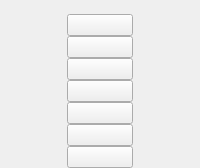
      <widget class="QWidget" name="main">
       <property name="sizePolicy">
        <sizepolicy hsizetype="Preferred" vsizetype="Preferred">
         <horstretch>0</horstretch>
         <verstretch>0</verstretch>
        </sizepolicy>
       </property>
       <layout class="QGridLayout" name="gridLayout">
        <property name="leftMargin">
         <number>0</number>
        </property>
        <property name="topMargin">
         <number>0</number>
        </property>
        <property name="rightMargin">
         <number>0</number>
        </property>
        <property name="bottomMargin">
         <number>0</number>
        </property>
        <property name="spacing">
         <number>0</number>
        </property>
        <item row="3" column="1">
         <widget class="QPushButton" name="main2Highscore">
          <property name="sizePolicy">
           <sizepolicy hsizetype="Expanding" vsizetype="Preferred">
            <horstretch>0</horstretch>
            <verstretch>0</verstretch>
           </sizepolicy>
          </property>
          <property name="minimumSize">
           <size>
            <width>0</width>
            <height>0</height>
           </size>
          </property>
          <property name="text">
           <string/>
          </property>
         </widget>
        </item>
        <item row="2" column="1">
         <widget class="QPushButton" name="main2Garage">
          <property name="sizePolicy">
           <sizepolicy hsizetype="Expanding" vsizetype="Preferred">
            <horstretch>0</horstretch>
            <verstretch>0</verstretch>
           </sizepolicy>
          </property>
          <property name="minimumSize">
           <size>
            <width>0</width>
            <height>0</height>
           </size>
          </property>
          <property name="text">
           <string/>
          </property>
         </widget>
        </item>
        <item row="0" column="0" colspan="3">
         <widget class="QLabel" name="mainLogo">
          <property name="sizePolicy">
           <sizepolicy hsizetype="Preferred" vsizetype="Preferred">
            <horstretch>0</horstretch>
            <verstretch>0</verstretch>
           </sizepolicy>
          </property>
          <property name="minimumSize">
           <size>
            <width>0</width>
            <height>0</height>
           </size>
          </property>
          <property name="maximumSize">
           <size>
            <width>16777215</width>
            <height>16777215</height>
           </size>
          </property>
          <property name="text">
           <string/>
          </property>
         </widget>
        </item>
        <item row="1" column="1">
         <widget class="QPushButton" name="main2Level1">
          <property name="sizePolicy">
           <sizepolicy hsizetype="Expanding" vsizetype="Preferred">
            <horstretch>0</horstretch>
            <verstretch>0</verstretch>
           </sizepolicy>
          </property>
          <property name="minimumSize">
           <size>
            <width>0</width>
            <height>0</height>
           </size>
          </property>
          <property name="text">
           <string/>
          </property>
         </widget>
        </item>
        <item row="5" column="1">
         <widget class="QPushButton" name="main2Manual">
          <property name="sizePolicy">
           <sizepolicy hsizetype="Expanding" vsizetype="Preferred">
            <horstretch>0</horstretch>
            <verstretch>0</verstretch>
           </sizepolicy>
          </property>
          <property name="minimumSize">
           <size>
            <width>0</width>
            <height>0</height>
           </size>
          </property>
          <property name="text">
           <string/>
          </property>
         </widget>
        </item>
        <item row="3" column="0">
         <spacer name="horizontalSpacer">
          <property name="orientation">
           <enum>Qt::Horizontal</enum>
          </property>
          <property name="sizeHint" stdset="0">
           <size>
            <width>40</width>
            <height>20</height>
           </size>
          </property>
         </spacer>
        </item>
        <item row="4" column="1">
         <widget class="QPushButton" name="main2Settings">
          <property name="sizePolicy">
           <sizepolicy hsizetype="Expanding" vsizetype="Preferred">
            <horstretch>0</horstretch>
            <verstretch>0</verstretch>
           </sizepolicy>
          </property>
          <property name="minimumSize">
           <size>
            <width>0</width>
            <height>0</height>
           </size>
          </property>
          <property name="text">
           <string/>
          </property>
         </widget>
        </item>
        <item row="6" column="1">
         <widget class="QPushButton" name="main2Credits">
          <property name="sizePolicy">
           <sizepolicy hsizetype="Expanding" vsizetype="Preferred">
            <horstretch>0</horstretch>
            <verstretch>0</verstretch>
           </sizepolicy>
          </property>
          <property name="minimumSize">
           <size>
            <width>0</width>
            <height>0</height>
           </size>
          </property>
          <property name="text">
           <string/>
          </property>
         </widget>
        </item>
        <item row="3" column="2">
         <spacer name="horizontalSpacer_2">
          <property name="orientation">
           <enum>Qt::Horizontal</enum>
          </property>
          <property name="sizeHint" stdset="0">
           <size>
            <width>40</width>
            <height>20</height>
           </size>
          </property>
         </spacer>
        </item>
        <item row="7" column="1">
         <widget class="QPushButton" name="main2QuitGame">
          <property name="enabled">
           <bool>true</bool>
          </property>
          <property name="sizePolicy">
           <sizepolicy hsizetype="Expanding" vsizetype="Preferred">
            <horstretch>0</horstretch>
            <verstretch>0</verstretch>
           </sizepolicy>
          </property>
          <property name="minimumSize">
           <size>
            <width>0</width>
            <height>0</height>
           </size>
          </property>
          <property name="maximumSize">
           <size>
            <width>16777215</width>
            <height>16777215</height>
           </size>
          </property>
          <property name="layoutDirection">
           <enum>Qt::LeftToRight</enum>
          </property>
          <property name="text">
           <string/>
          </property>
         </widget>
        </item>
       </layout>
      </widget>
